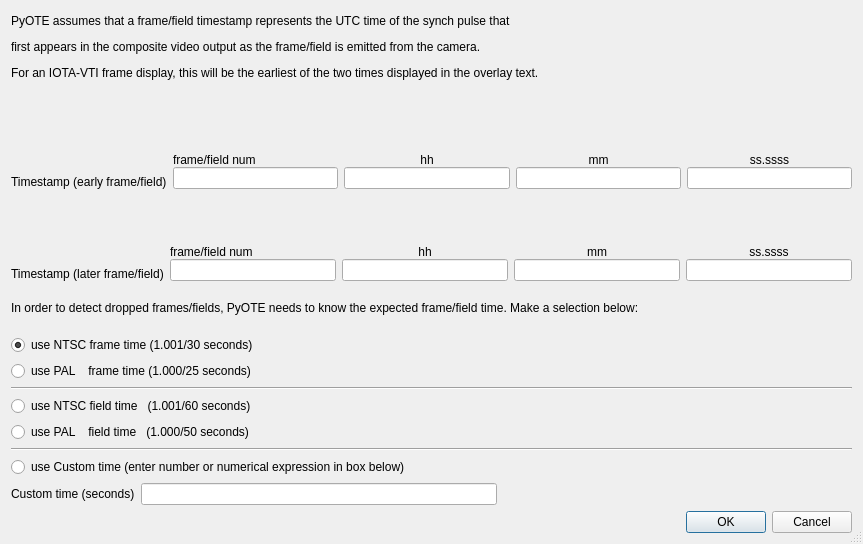
<?xml version="1.0" encoding="UTF-8"?>
<ui version="4.0">
 <class>manualTimestampDialog</class>
 <widget class="QDialog" name="manualTimestampDialog">
  <property name="geometry">
   <rect>
    <x>0</x>
    <y>0</y>
    <width>863</width>
    <height>544</height>
   </rect>
  </property>
  <property name="sizePolicy">
   <sizepolicy hsizetype="Preferred" vsizetype="Preferred">
    <horstretch>0</horstretch>
    <verstretch>0</verstretch>
   </sizepolicy>
  </property>
  <property name="windowTitle">
   <string>Manual Timestamp Entry</string>
  </property>
  <property name="sizeGripEnabled">
   <bool>true</bool>
  </property>
  <layout class="QGridLayout" name="gridLayout">
   <item row="0" column="0">
    <layout class="QHBoxLayout" name="horizontalLayout_6">
     <item>
      <widget class="QLabel" name="label_13">
       <property name="text">
        <string>&lt;html&gt;&lt;head/&gt;&lt;body&gt;&lt;p&gt;PyOTE assumes that a frame/field timestamp represents the UTC time of the synch pulse that &lt;/p&gt;&lt;p&gt;first appears in the composite video output as the frame/field is emitted from the camera. &lt;/p&gt;&lt;p&gt;For an IOTA-VTI frame display, this will be the earliest of the two times displayed in the overlay text.&lt;br/&gt;&lt;/p&gt;&lt;/body&gt;&lt;/html&gt;</string>
       </property>
      </widget>
     </item>
    </layout>
   </item>
   <item row="3" column="0">
    <layout class="QVBoxLayout" name="verticalLayout_10">
     <item>
      <widget class="QLabel" name="label_14">
       <property name="text">
        <string>&lt;html&gt;&lt;head/&gt;&lt;body&gt;&lt;p&gt;&lt;br/&gt;In order to detect dropped frames/fields, PyOTE needs to know the expected frame/field time. Make a selection below:&lt;br/&gt;&lt;/p&gt;&lt;/body&gt;&lt;/html&gt;</string>
       </property>
      </widget>
     </item>
     <item>
      <widget class="QRadioButton" name="radioButtonNTSC">
       <property name="text">
        <string>use NTSC frame time (1.001/30 seconds)</string>
       </property>
       <property name="checked">
        <bool>true</bool>
       </property>
      </widget>
     </item>
     <item>
      <widget class="QRadioButton" name="radioButtonPAL">
       <property name="text">
        <string>use PAL    frame time (1.000/25 seconds)</string>
       </property>
      </widget>
     </item>
     <item>
      <widget class="Line" name="line">
       <property name="orientation">
        <enum>Qt::Horizontal</enum>
       </property>
      </widget>
     </item>
     <item>
      <widget class="QRadioButton" name="radioButtonNTSCfield">
       <property name="text">
        <string>use NTSC field time   (1.001/60 seconds)</string>
       </property>
      </widget>
     </item>
     <item>
      <widget class="QRadioButton" name="radioButtonPALfield">
       <property name="text">
        <string>use PAL    field time   (1.000/50 seconds)</string>
       </property>
      </widget>
     </item>
     <item>
      <widget class="Line" name="line_2">
       <property name="orientation">
        <enum>Qt::Horizontal</enum>
       </property>
      </widget>
     </item>
     <item>
      <widget class="QRadioButton" name="radioButtonCustom">
       <property name="layoutDirection">
        <enum>Qt::LeftToRight</enum>
       </property>
       <property name="text">
        <string>use Custom time (enter number or numerical expression in box below)</string>
       </property>
      </widget>
     </item>
    </layout>
   </item>
   <item row="1" column="0">
    <layout class="QHBoxLayout" name="horizontalLayout_3">
     <item>
      <widget class="QLabel" name="label_9">
       <property name="text">
        <string>&lt;html&gt;&lt;head/&gt;&lt;body&gt;&lt;p&gt;Timestamp (early frame/field)&lt;/p&gt;&lt;/body&gt;&lt;/html&gt;</string>
       </property>
       <property name="alignment">
        <set>Qt::AlignBottom|Qt::AlignLeading|Qt::AlignLeft</set>
       </property>
      </widget>
     </item>
     <item>
      <layout class="QHBoxLayout" name="horizontalLayout">
       <item>
        <layout class="QVBoxLayout" name="verticalLayout">
         <property name="spacing">
          <number>0</number>
         </property>
         <item>
          <widget class="QLabel" name="label">
           <property name="text">
            <string>frame/field num</string>
           </property>
           <property name="alignment">
            <set>Qt::AlignBottom|Qt::AlignLeading|Qt::AlignLeft</set>
           </property>
          </widget>
         </item>
         <item>
          <widget class="QLineEdit" name="frameNum1"/>
         </item>
        </layout>
       </item>
       <item>
        <layout class="QVBoxLayout" name="verticalLayout_2">
         <property name="spacing">
          <number>0</number>
         </property>
         <item>
          <widget class="QLabel" name="label_2">
           <property name="text">
            <string>hh</string>
           </property>
           <property name="alignment">
            <set>Qt::AlignBottom|Qt::AlignHCenter</set>
           </property>
          </widget>
         </item>
         <item>
          <widget class="QLineEdit" name="hh1"/>
         </item>
        </layout>
       </item>
       <item>
        <layout class="QVBoxLayout" name="verticalLayout_3">
         <property name="spacing">
          <number>0</number>
         </property>
         <item>
          <widget class="QLabel" name="label_3">
           <property name="text">
            <string>mm</string>
           </property>
           <property name="alignment">
            <set>Qt::AlignBottom|Qt::AlignHCenter</set>
           </property>
          </widget>
         </item>
         <item>
          <widget class="QLineEdit" name="mm1"/>
         </item>
        </layout>
       </item>
       <item>
        <layout class="QVBoxLayout" name="verticalLayout_4">
         <property name="spacing">
          <number>0</number>
         </property>
         <item>
          <widget class="QLabel" name="label_4">
           <property name="text">
            <string>ss.ssss</string>
           </property>
           <property name="alignment">
            <set>Qt::AlignBottom|Qt::AlignHCenter</set>
           </property>
          </widget>
         </item>
         <item>
          <widget class="QLineEdit" name="ss1"/>
         </item>
        </layout>
       </item>
      </layout>
     </item>
    </layout>
   </item>
   <item row="2" column="0">
    <layout class="QHBoxLayout" name="horizontalLayout_4">
     <item>
      <widget class="QLabel" name="label_10">
       <property name="text">
        <string>&lt;html&gt;&lt;head/&gt;&lt;body&gt;&lt;p&gt;Timestamp (later frame/field)&lt;/p&gt;&lt;/body&gt;&lt;/html&gt;</string>
       </property>
       <property name="alignment">
        <set>Qt::AlignBottom|Qt::AlignLeading|Qt::AlignLeft</set>
       </property>
      </widget>
     </item>
     <item>
      <layout class="QHBoxLayout" name="horizontalLayout_2">
       <item>
        <layout class="QVBoxLayout" name="verticalLayout_5">
         <property name="spacing">
          <number>0</number>
         </property>
         <item>
          <widget class="QLabel" name="label_5">
           <property name="text">
            <string>frame/field num</string>
           </property>
           <property name="alignment">
            <set>Qt::AlignBottom|Qt::AlignLeading|Qt::AlignLeft</set>
           </property>
          </widget>
         </item>
         <item>
          <widget class="QLineEdit" name="frameNum2"/>
         </item>
        </layout>
       </item>
       <item>
        <layout class="QVBoxLayout" name="verticalLayout_6">
         <property name="spacing">
          <number>0</number>
         </property>
         <item>
          <widget class="QLabel" name="label_6">
           <property name="text">
            <string>hh</string>
           </property>
           <property name="alignment">
            <set>Qt::AlignBottom|Qt::AlignHCenter</set>
           </property>
          </widget>
         </item>
         <item>
          <widget class="QLineEdit" name="hh2"/>
         </item>
        </layout>
       </item>
       <item>
        <layout class="QVBoxLayout" name="verticalLayout_7">
         <property name="spacing">
          <number>0</number>
         </property>
         <item>
          <widget class="QLabel" name="label_7">
           <property name="text">
            <string>mm</string>
           </property>
           <property name="alignment">
            <set>Qt::AlignBottom|Qt::AlignHCenter</set>
           </property>
          </widget>
         </item>
         <item>
          <widget class="QLineEdit" name="mm2"/>
         </item>
        </layout>
       </item>
       <item>
        <layout class="QVBoxLayout" name="verticalLayout_8">
         <property name="spacing">
          <number>0</number>
         </property>
         <item>
          <widget class="QLabel" name="label_8">
           <property name="text">
            <string>ss.ssss</string>
           </property>
           <property name="alignment">
            <set>Qt::AlignBottom|Qt::AlignHCenter</set>
           </property>
          </widget>
         </item>
         <item>
          <widget class="QLineEdit" name="ss2"/>
         </item>
        </layout>
       </item>
      </layout>
     </item>
    </layout>
   </item>
   <item row="5" column="0">
    <widget class="QDialogButtonBox" name="buttonBox">
     <property name="orientation">
      <enum>Qt::Horizontal</enum>
     </property>
     <property name="standardButtons">
      <set>QDialogButtonBox::Cancel|QDialogButtonBox::Ok</set>
     </property>
    </widget>
   </item>
   <item row="4" column="0">
    <layout class="QHBoxLayout" name="horizontalLayout_5">
     <item>
      <widget class="QLabel" name="label_11">
       <property name="text">
        <string>Custom time (seconds)</string>
       </property>
       <property name="alignment">
        <set>Qt::AlignLeading|Qt::AlignLeft|Qt::AlignVCenter</set>
       </property>
      </widget>
     </item>
     <item>
      <layout class="QVBoxLayout" name="verticalLayout_9">
       <item>
        <widget class="QLineEdit" name="frameDeltaTime">
         <property name="cursorMoveStyle">
          <enum>Qt::VisualMoveStyle</enum>
         </property>
        </widget>
       </item>
      </layout>
     </item>
     <item>
      <spacer name="horizontalSpacer">
       <property name="orientation">
        <enum>Qt::Horizontal</enum>
       </property>
       <property name="sizeHint" stdset="0">
        <size>
         <width>40</width>
         <height>20</height>
        </size>
       </property>
      </spacer>
     </item>
    </layout>
   </item>
  </layout>
 </widget>
 <tabstops>
  <tabstop>frameNum1</tabstop>
  <tabstop>hh1</tabstop>
  <tabstop>mm1</tabstop>
  <tabstop>ss1</tabstop>
  <tabstop>frameNum2</tabstop>
  <tabstop>hh2</tabstop>
  <tabstop>mm2</tabstop>
  <tabstop>ss2</tabstop>
  <tabstop>frameDeltaTime</tabstop>
 </tabstops>
 <resources/>
 <connections>
  <connection>
   <sender>buttonBox</sender>
   <signal>accepted()</signal>
   <receiver>manualTimestampDialog</receiver>
   <slot>accept()</slot>
   <hints>
    <hint type="sourcelabel">
     <x>248</x>
     <y>254</y>
    </hint>
    <hint type="destinationlabel">
     <x>157</x>
     <y>274</y>
    </hint>
   </hints>
  </connection>
  <connection>
   <sender>buttonBox</sender>
   <signal>rejected()</signal>
   <receiver>manualTimestampDialog</receiver>
   <slot>reject()</slot>
   <hints>
    <hint type="sourcelabel">
     <x>316</x>
     <y>260</y>
    </hint>
    <hint type="destinationlabel">
     <x>286</x>
     <y>274</y>
    </hint>
   </hints>
  </connection>
 </connections>
</ui>
